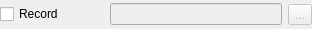
<ui version="4.0" >
 <class>RecordForm</class>
 <widget class="QewExtensibleDialog" name="RecordForm" >
  <property name="geometry" >
   <rect>
    <x>0</x>
    <y>0</y>
    <width>312</width>
    <height>29</height>
   </rect>
  </property>
  <property name="sizePolicy" >
   <sizepolicy vsizetype="Expanding" hsizetype="Expanding" >
    <horstretch>0</horstretch>
    <verstretch>0</verstretch>
   </sizepolicy>
  </property>
  <property name="windowTitle" >
   <string>Form</string>
  </property>
  <layout class="QHBoxLayout" name="horizontalLayout" >
   <property name="margin" >
    <number>0</number>
   </property>
   <item>
    <widget class="QCheckBox" name="recordCheckBox" >
     <property name="text" >
      <string>Record</string>
     </property>
    </widget>
   </item>
   <item>
    <spacer name="horizontalSpacer" >
     <property name="orientation" >
      <enum>Qt::Horizontal</enum>
     </property>
     <property name="sizeType" >
      <enum>QSizePolicy::Preferred</enum>
     </property>
     <property name="sizeHint" stdset="0" >
      <size>
       <width>40</width>
       <height>20</height>
      </size>
     </property>
    </spacer>
   </item>
   <item>
    <widget class="QLineEdit" name="fileLineEdit" >
     <property name="enabled" >
      <bool>false</bool>
     </property>
    </widget>
   </item>
   <item>
    <widget class="QToolButton" name="fileNameButton" >
     <property name="enabled" >
      <bool>false</bool>
     </property>
     <property name="sizePolicy" >
      <sizepolicy vsizetype="Fixed" hsizetype="Minimum" >
       <horstretch>0</horstretch>
       <verstretch>0</verstretch>
      </sizepolicy>
     </property>
     <property name="layoutDirection" >
      <enum>Qt::LeftToRight</enum>
     </property>
     <property name="text" >
      <string>...</string>
     </property>
    </widget>
   </item>
  </layout>
 </widget>
 <customwidgets>
  <customwidget>
   <class>QewExtensibleDialog</class>
   <extends>QDialog</extends>
   <header>/usr/include/qew5/qewextensibledialog.h</header>
   <container>1</container>
  </customwidget>
 </customwidgets>
 <resources>
  <include location="../../sim/imagenes/sim-icons.qrc" />
 </resources>
 <connections>
  <connection>
   <sender>recordCheckBox</sender>
   <signal>toggled(bool)</signal>
   <receiver>fileLineEdit</receiver>
   <slot>setEnabled(bool)</slot>
   <hints>
    <hint type="sourcelabel" >
     <x>26</x>
     <y>224</y>
    </hint>
    <hint type="destinationlabel" >
     <x>281</x>
     <y>224</y>
    </hint>
   </hints>
  </connection>
  <connection>
   <sender>recordCheckBox</sender>
   <signal>toggled(bool)</signal>
   <receiver>fileNameButton</receiver>
   <slot>setEnabled(bool)</slot>
   <hints>
    <hint type="sourcelabel" >
     <x>76</x>
     <y>242</y>
    </hint>
    <hint type="destinationlabel" >
     <x>779</x>
     <y>226</y>
    </hint>
   </hints>
  </connection>
 </connections>
</ui>
